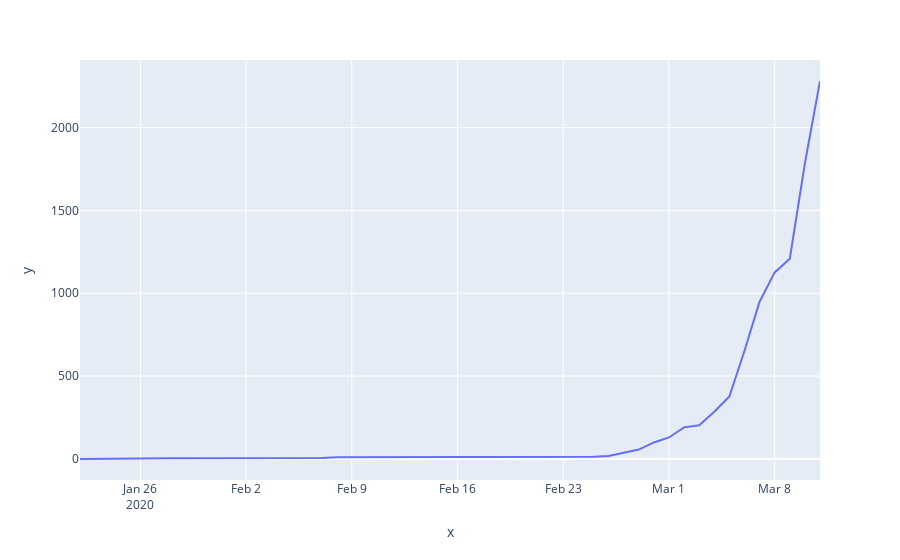

This figure's notebook cell:
### Code cell
# plot data using plotly
fig_px = px.line(x=ts_fr.index, y=ts_fr)
fig_px.show()

### Figure 1 — Plotly figure (JSON) as saved in the notebook; plotly's stock layout.template omitted (floating-point values rounded to 4 significant figures)
{"data": [{"hoverlabel": {"namelength": 0}, "hovertemplate": "x=%{x}<br>y=%{y}", "legendgroup": "", "line": {"color": "#636efa", "dash": "solid"}, "mode": "lines", "name": "", "showlegend": false, "type": "scatter", "x": ["2020-01-22T00:00:00", "2020-01-23T00:00:00", "2020-01-24T00:00:00", "2020-01-25T00:00:00", "2020-01-26T00:00:00", "2020-01-27T00:00:00", "2020-01-28T00:00:00", "2020-01-29T00:00:00", "2020-01-30T00:00:00", "2020-01-31T00:00:00", "2020-02-01T00:00:00", "2020-02-02T00:00:00", "2020-02-03T00:00:00", "2020-02-04T00:00:00", "2020-02-05T00:00:00", "2020-02-06T00:00:00", "2020-02-07T00:00:00", "2020-02-08T00:00:00", "2020-02-09T00:00:00", "2020-02-10T00:00:00", "2020-02-11T00:00:00", "2020-02-12T00:00:00", "2020-02-13T00:00:00", "2020-02-14T00:00:00", "2020-02-15T00:00:00", "2020-02-16T00:00:00", "2020-02-17T00:00:00", "2020-02-18T00:00:00", "2020-02-19T00:00:00", "2020-02-20T00:00:00", "2020-02-21T00:00:00", "2020-02-22T00:00:00", "2020-02-23T00:00:00", "2020-02-24T00:00:00", "2020-02-25T00:00:00", "2020-02-26T00:00:00", "2020-02-27T00:00:00", "2020-02-28T00:00:00", "2020-02-29T00:00:00", "2020-03-01T00:00:00", "2020-03-02T00:00:00", "2020-03-03T00:00:00", "2020-03-04T00:00:00", "2020-03-05T00:00:00", "2020-03-06T00:00:00", "2020-03-07T00:00:00", "2020-03-08T00:00:00", "2020-03-09T00:00:00", "2020-03-10T00:00:00", "2020-03-11T00:00:00"], "xaxis": "x", "y": [0, 0, 2, 3, 3, 3, 4, 5, 5, 5, 6, 6, 6, 6, 6, 6, 6, 11, 11, 11, 11, 11, 11, 11, 12, 12, 12, 12, 12, 12, 12, 12, 12, 12, 14, 18, 38, 57, 100, 130, 191, 204, 285, 377, 653, 949, 1126, 1209, 1784, 2281], "yaxis": "y"}], "layout": {"autosize": true, "legend": {"tracegroupgap": 0}, "margin": {"t": 60}, "xaxis": {"anchor": "y", "autorange": true, "domain": [0, 1], "range": ["2020-01-22", "2020-03-11"], "title": {"text": "x"}, "type": "date"}, "yaxis": {"anchor": "x", "autorange": true, "domain": [0, 1], "range": [-126.7, 2408.0], "title": {"text": "y"}, "type": "linear"}}}
